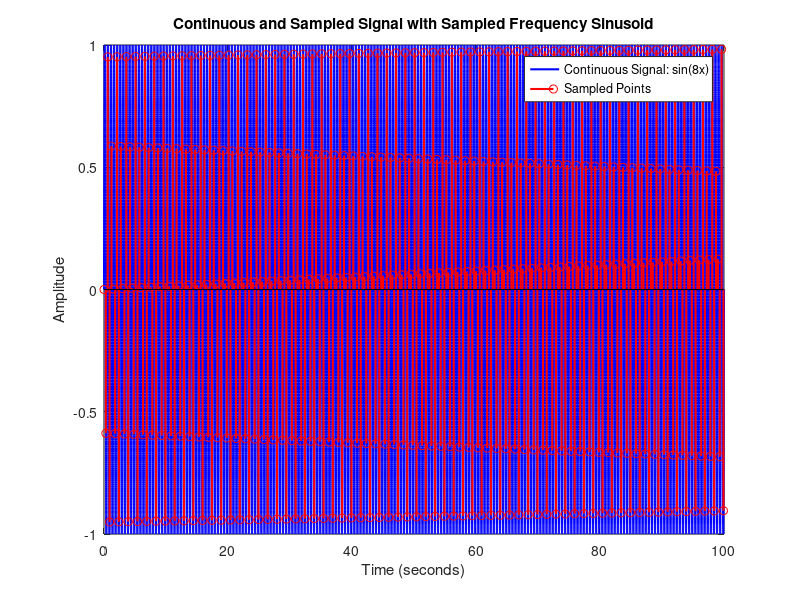

Source code (MATLAB):
% Define the continuous function h(x) = sin(8x)
f = 2;  % Frequency in radians for sin(8x)
Fs = 3.333;  % Sampling frequency (0.9 Hz)
du = 100;
Ts = 1/Fs;  % Sampling period
t = 0:Ts:du;  % Time vector (up to 10 seconds)
h = sin(2*pi*f * t);  % Sampled version of the function h(x)

% Create a fine time vector to plot the continuous function
t_cont = 0:0.001:du;  % Finer time vector for smooth plot
h_cont = sin(2*pi*f * t_cont);  % Continuous function

% Define the sampled frequency sine wave
f_sampled_wave = Ts;  % Frequency of the sampled sine wave (0.9 Hz)
sampled_sine_wave = sin( f_sampled_wave * t_cont);  % Sampled sine wave

% Plot the continuous-time function
figure;
plot(t_cont, h_cont, 'b', 'LineWidth', 1.5); % Continuous function in blue
hold on;

% Plot the sampled points
stem(t, h, 'r', 'LineWidth', 1.5);  % Sampled points in red

% Labels and title
title('Continuous and Sampled Signal with Sampled Frequency Sinusoid');
xlabel('Time (seconds)');
ylabel('Amplitude');
legend('Continuous Signal: sin(8x)', 'Sampled Points');
grid on;
